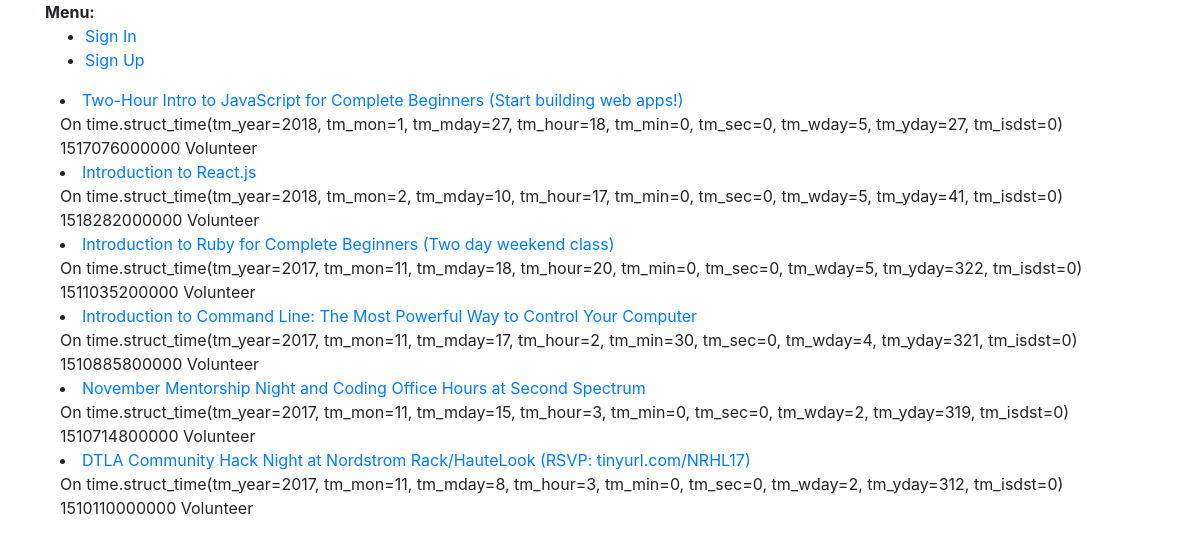
The page / on the database its author committed.
### events/models.py (models this page shows)
class Event(models.Model):
	id = models.IntegerField(primary_key=True)
	link = models.URLField(max_length=200)
	name = models.CharField(max_length=200)
	description = models.TextField(default='')
	duration = models.PositiveIntegerField(null=True)
	rsvp_limit = models.SmallIntegerField(null=True)
	time = models.BigIntegerField(null=True)
	waitlist_count = models.BigIntegerField(null=True)
	yes_rsvp_count = models.SmallIntegerField(null=True)
	volunteers_requested = models.SmallIntegerField(null=True)
	volunters_signedup = models.SmallIntegerField(default=0)
	volunteer_skills_desc = models.TextField(default='')
	local_date = models.CharField(max_length=20)
	local_time = models.CharField(max_length=20)
	updated = models.PositiveIntegerField(null=True)
	utc_offset = models.PositiveIntegerField(null=True)
	def __str__(self):
		return self.name

### events/views.py (the view)
# urls.py: url(r'^$', events.home, name='home'),
def home(request):
	context = {}
	events = Event.objects.all()
	context['events'] = events
	return render(request, 'home.html', context=context)

### events/templatetags/event_extras.py (called while the page is built)
@register.filter(name='epoch_to_datetime',)
def event_time(event):
	from time import gmtime
	from datetime import datetime
	gmt_time = event.time / 1000
	offset = 0
	time_tuple = gmtime(gmt_time + offset)
	return time_tuple

### volunteer_tracker/templates/home.html
{% extends 'base.html' %}
{% load event_extras %}
{% block content %}
	<dl>
	{% for event in events %}
		<li>
			<a href="{{ event.link }}">{{ event }}</a>
		 	<br>
		 	On {{event | epoch_to_datetime }} {{event.time}} Volunteer
		 	<br>{{event.venue}}
		</li>
	{% endfor %}
	</dl>
{% endblock %}

### volunteer_tracker/templates/base.html (shortened to what this page needs)
<!DOCTYPE html>
<html lang="en">
<head>
    <link rel="stylesheet" href="https://maxcdn.bootstrapcdn.com/bootstrap/4.0.0-beta.2/css/bootstrap.min.css">
</head>
<body>
<div class="container">
{% block login %}
    <div>
      <strong>Menu:</strong>
      <ul>
		{% if user.is_authenticated %}
		<li><a href="{% url 'account_email' %}">Change E-mail</a></li>
		<li><a href="{% url 'account_logout' %}">Sign Out</a></li>
		{% else %}
		<li><a href="{% url 'account_login' %}">Sign In</a></li>
		<li><a href="{% url 'account_signup' %}">Sign Up</a></li>
		{% endif %}
      </ul>
      </div>
{% endblock%}
<div class="container">
{% block content %}{% endblock %}
</div>
</body>
</html>

### rows shown on the page
Event: name "Two-Hour Intro to JavaScript for Complete Beginners (Start building web apps!)", time "time.struct_time(tm_year=2018, tm_mon=1, tm_mday=27, tm_hour=18, tm_min=0, tm_sec=0, tm_wday=5, tm_yday=27, tm_isdst=0)", time "1517076000000"
Event: name "Introduction to React.js", time "time.struct_time(tm_year=2018, tm_mon=2, tm_mday=10, tm_hour=17, tm_min=0, tm_sec=0, tm_wday=5, tm_yday=41, tm_isdst=0)", time "1518282000000"
Event: name "Introduction to Ruby for Complete Beginners (Two day weekend class)", time "time.struct_time(tm_year=2017, tm_mon=11, tm_mday=18, tm_hour=20, tm_min=0, tm_sec=0, tm_wday=5, tm_yday=322, tm_isdst=0)", time "1511035200000"
Event: name "Introduction to Command Line: The Most Powerful Way to Control Your Computer", time "time.struct_time(tm_year=2017, tm_mon=11, tm_mday=17, tm_hour=2, tm_min=30, tm_sec=0, tm_wday=4, tm_yday=321, tm_isdst=0)", time "1510885800000"
Event: name "November Mentorship Night and Coding Office Hours at Second Spectrum", time "time.struct_time(tm_year=2017, tm_mon=11, tm_mday=15, tm_hour=3, tm_min=0, tm_sec=0, tm_wday=2, tm_yday=319, tm_isdst=0)", time "1510714800000"
Event: name "DTLA Community Hack Night at Nordstrom Rack/HauteLook (RSVP: tinyurl.com/NRHL17)", time "time.struct_time(tm_year=2017, tm_mon=11, tm_mday=8, tm_hour=3, tm_min=0, tm_sec=0, tm_wday=2, tm_yday=312, tm_isdst=0)", time "1510110000000"
